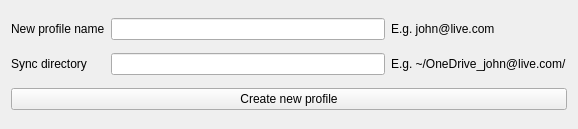
<?xml version="1.0" encoding="UTF-8"?>
<ui version="4.0">
 <class>create_new_profile</class>
 <widget class="QWidget" name="create_new_profile">
  <property name="geometry">
   <rect>
    <x>0</x>
    <y>0</y>
    <width>578</width>
    <height>129</height>
   </rect>
  </property>
  <property name="windowTitle">
   <string>Create new profile</string>
  </property>
  <layout class="QGridLayout" name="gridLayout">
   <item row="0" column="2">
    <widget class="QLabel" name="label">
     <property name="text">
      <string>E.g. john@live.com</string>
     </property>
    </widget>
   </item>
   <item row="0" column="0">
    <widget class="QLabel" name="label_new_profile_name">
     <property name="text">
      <string>New profile name</string>
     </property>
    </widget>
   </item>
   <item row="2" column="0" colspan="3">
    <widget class="QPushButton" name="pushButton_create">
     <property name="text">
      <string>Create new profile</string>
     </property>
    </widget>
   </item>
   <item row="0" column="1">
    <widget class="QLineEdit" name="lineEdit_new_profile_name"/>
   </item>
   <item row="1" column="0">
    <widget class="QLabel" name="label_sync_dir">
     <property name="text">
      <string>Sync directory</string>
     </property>
    </widget>
   </item>
   <item row="1" column="1">
    <widget class="QLineEdit" name="lineEdit_sync_dir"/>
   </item>
   <item row="1" column="2">
    <widget class="QLabel" name="label_3">
     <property name="text">
      <string>E.g. ~/OneDrive_john@live.com/</string>
     </property>
    </widget>
   </item>
  </layout>
 </widget>
 <resources/>
 <connections/>
</ui>
